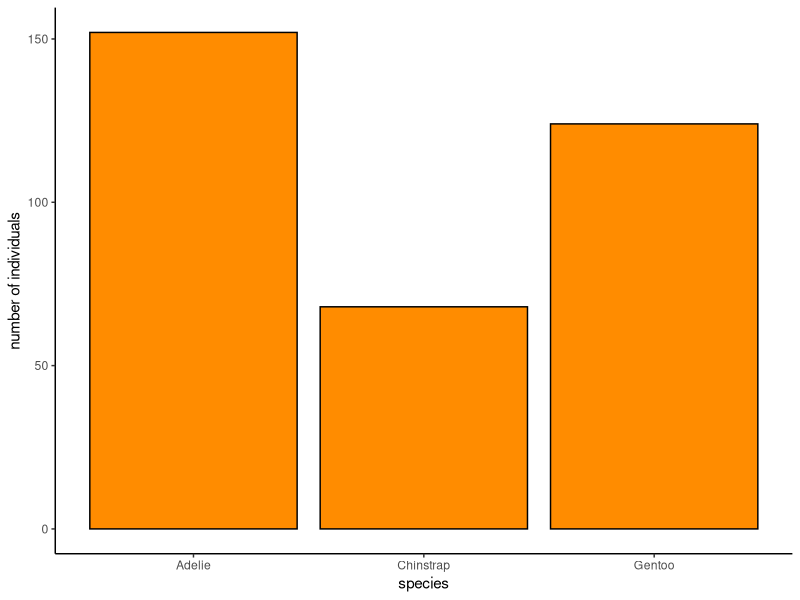
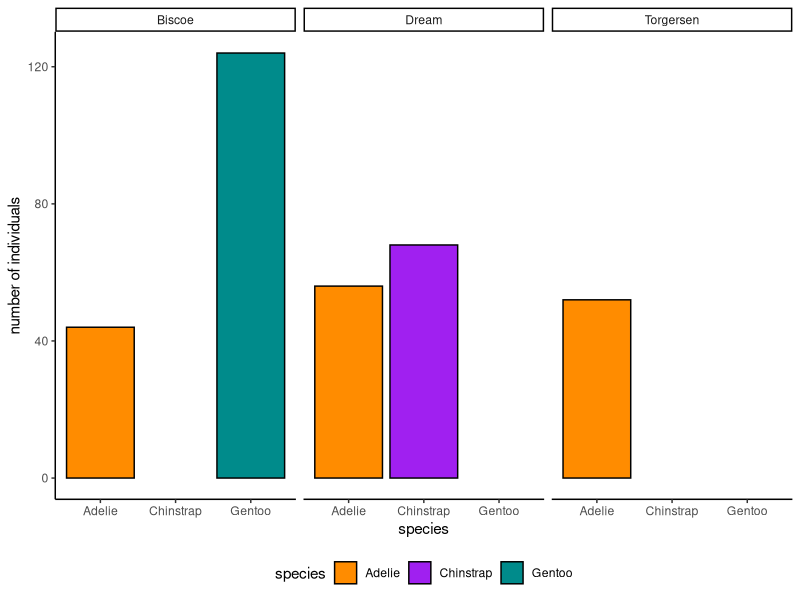
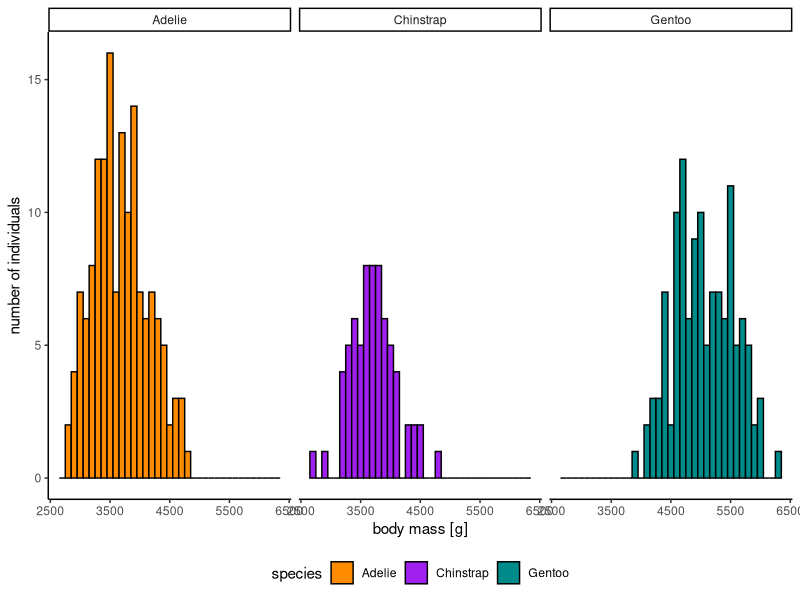
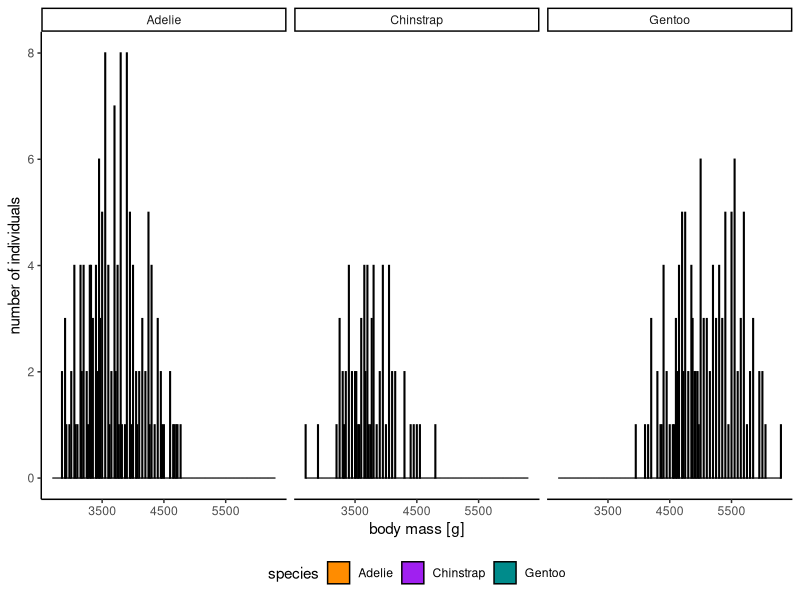
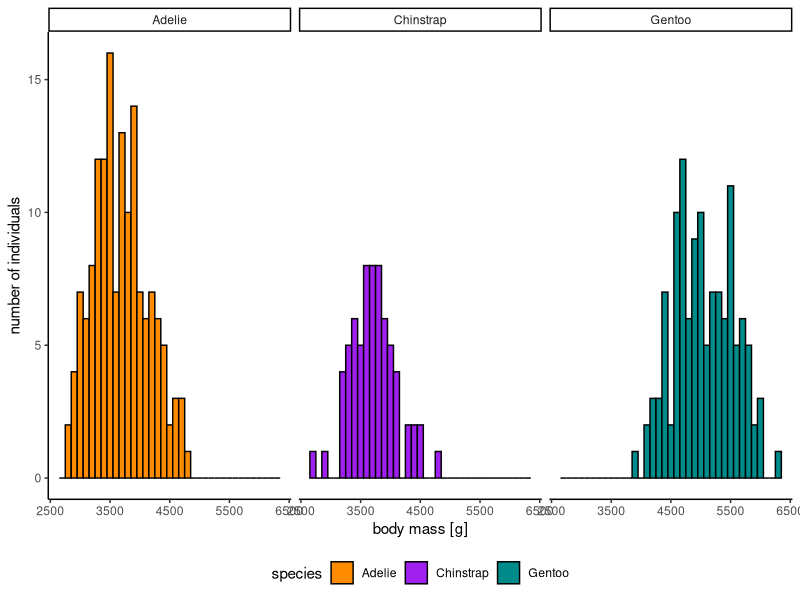
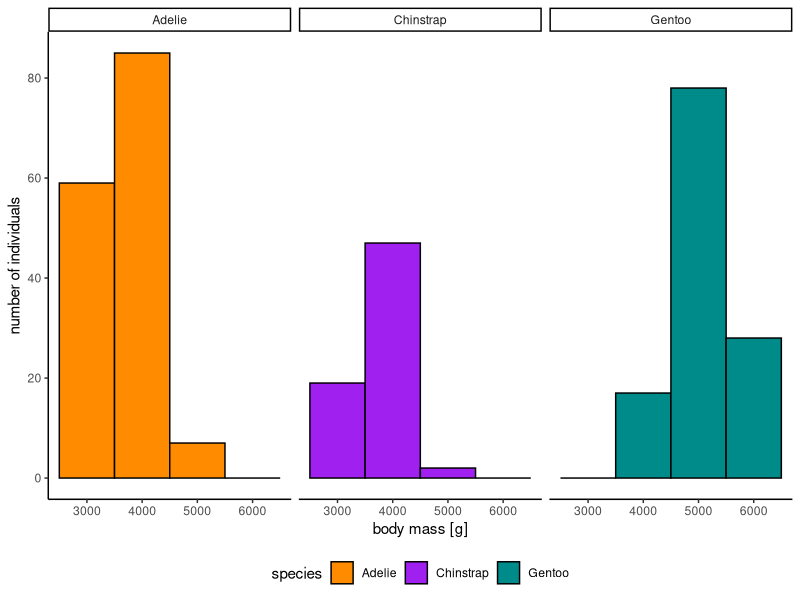
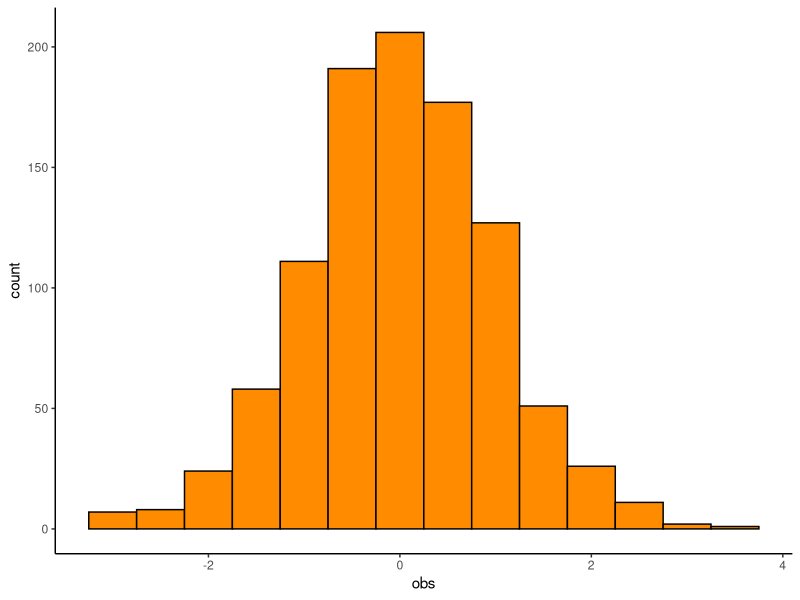
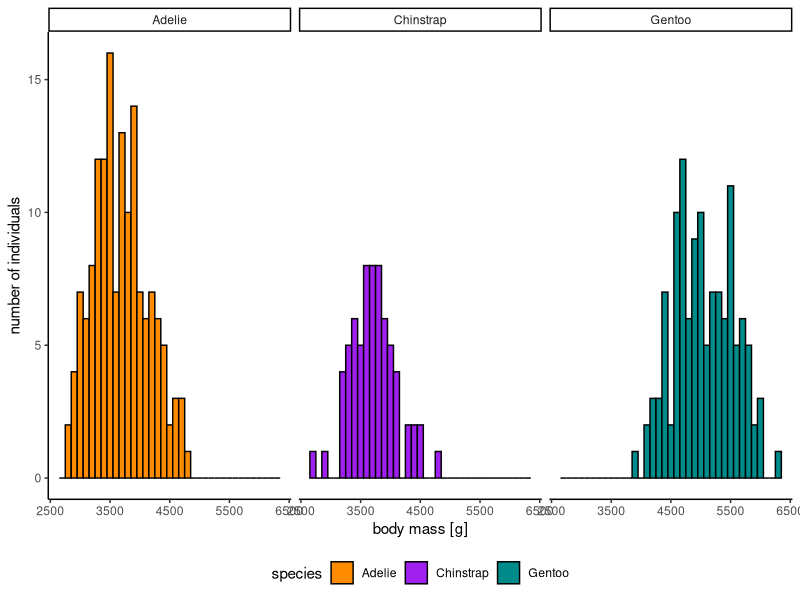

The R script that drew these images, in order:
## ---- chunk 1
#| label: set-up
#| include: false

# set options
knitr::opts_chunk$set(
  tidy = FALSE, 
  message = FALSE,
  warning = FALSE)

options(htmltools.dir.version = FALSE)

## ---- chunk 2
#| echo: false

# load libraries for reporting
library(knitr)

# load libraries for data wrangling
library(dplyr)
library(tidyr)
library(tibble)

# load libraries for plotting
library(ggplot2)
library(ggthemes)

# load dataset
library(palmerpenguins)

## ---- chunk 3

# overview of rows and columns
glimpse(penguins)

## ---- chunk 4

# count number of individual per species
penguins %>%
  count(species) %>%
  kable()

## ---- chunk 5

# create frequency table
penguins %>%
  count(species) %>%                 # count number of observations
  mutate(percent = n/sum(n)*100) %>% # calculate percent
  kable(digits = 1)                  # print table with 1 digit

## ---- chunk 6

penguins %>%
  count(sex) %>%
  mutate(percent = n/sum(n)*100) %>%
  kable(digits = 1)

## ---- chunk 7

penguins %>%
  count(species, sex) %>%
  mutate(percent = n/sum(n)*100) %>%
  kable(digits = 1)

## ---- chunk 8

penguins %>%
  group_by(island) %>%               # group data by island
  count(species) %>%                 # count number of observations in each subset
  pivot_wider(names_from = species,  # create one column per species
              values_from = n) %>%   # add counts per island per island/species
  kable()

## ---- chunk 9
#| label: fig-species 
#| fig-cap: "Number of individuals observed per species."   

ggplot(penguins, aes(x = species)) +  # specify data frame and column name to plot on x-axis   
  geom_bar(stat = "count",            # define chart type as bar plot            
           color = "black",           # define color of bar lines            
           fill = "darkorange") +     # define color of bars   
  labs(x = "species",                 # x axis label        
       y = "number of individuals") + # y axis label   
  theme_classic() 
## ---- chunk 10
#| label: fig-species-island
#| fig-cap: "Number of individuals observed per species on each island."


# define colors to use
col <- c("darkorange", "purple", "cyan4")


ggplot(penguins,                             # define data set to plot
       aes(x = species,                      # define variables to plot on x axis
           fill = species)) +                # color code bars by species
  geom_bar(stat = "count",                   # define chart type as bar plot
           color = "black") +         
  facet_grid(. ~ island) +                   # create separate plots per island
  scale_fill_manual(values = col) +          # define colors for fill
  labs(x = "species",                        # x axis label
       y = "number of individuals") +        # y axis label
  theme_classic() +
  theme(legend.position = "bottom")          # place legend underneath figure


## ---- chunk 11
#| label: fig-body-mass
#| fig-cap: "Distribution of body weight for each species."

ggplot(penguins, aes(x = body_mass_g,        # define data set & variable on x-axis
                     fill = species)) +      # color code by species
  geom_histogram(binwidth = 100,             # define bin width
                 color = "black") +
  facet_grid(. ~ species) +                  # create separate plot per species
  scale_fill_manual(values = col) +          # define color palette
  labs(x = "body mass [g]",                  # x-axis title
       y = "number of individuals") +        # y-axis title
  theme_classic() +
  theme(legend.position = "bottom")

## ---- chunk 12

# try a small bin size
ggplot(penguins, aes(x = body_mass_g,        # define data set & variable on x-axis
                     fill = species)) +      # color code by species
  geom_histogram(binwidth = 10,             # define bin width
                 color = "black") +
  facet_grid(. ~ species) +                  # create separate plot per species
  scale_fill_manual(values = col) +          # define color palette
  labs(x = "body mass [g]",                  # x-axis title
       y = "number of individuals") +        # y-axis title
  theme_classic() +
  theme(legend.position = "bottom")

# try a large bin size
ggplot(penguins, aes(x = body_mass_g,        # define data set & variable on x-axis
                     fill = species)) +      # color code by species
  geom_histogram(binwidth = 100,             # define bin width
                 color = "black") +
  facet_grid(. ~ species) +                  # create separate plot per species
  scale_fill_manual(values = col) +          # define color palette
  labs(x = "body mass [g]",                  # x-axis title
       y = "number of individuals") +        # y-axis title
  theme_classic() +
  theme(legend.position = "bottom")

# try a REALLY LARGE bin size
ggplot(penguins, aes(x = body_mass_g,        # define data set & variable on x-axis
                     fill = species)) +      # color code by species
  geom_histogram(binwidth = 1000,             # define bin width
                 color = "black") +
  facet_grid(. ~ species) +                  # create separate plot per species
  scale_fill_manual(values = col) +          # define color palette
  labs(x = "body mass [g]",                  # x-axis title
       y = "number of individuals") +        # y-axis title
  theme_classic() +
  theme(legend.position = "bottom")

## ---- chunk 13
#| label: fig-norm-dist
#| fig-cap: "Distribution of 1,000 observations randomly drawn from a normal distribution with mean = 0 and standard deviation = 1."

# randomly draw values from a specified normal distribution
df <- rnorm(n = 1000,   # set number of observations
            mean = 0,   # determine mean
            sd = 1) %>% # set standard deviation
  as.data.frame() %>%
  setNames("obs")

# plot histogram
ggplot(df, aes(x = obs)) +
  geom_histogram(binwidth = 0.5,
                 color = "black", fill = "darkorange") +
  theme_classic()


## ---- chunk 14
#| label: fig-weight-histog-I
#| fig-cap: "Distribution of body weight for Adelie, Chinstrap, and Gentoo penguins. Weights are binned in 100g increments."

ggplot(penguins, aes(x = body_mass_g,        # define data set & variable on x-axis
                     fill = species)) +      # color code by species
  geom_histogram(binwidth = 100,             # define bin width
                 color = "black") +
  facet_grid(. ~ species) +                  # create separate plot per species
  scale_fill_manual(values = col) +          # define color palette
  labs(x = "body mass [g]",                  # x-axis title
       y = "number of individuals") +        # y-axis title
  theme_classic() +
  theme(legend.position = "bottom")

## ---- chunk 15
#| label: fig-weight-histog-II
#| fig-cap: "Distribution of body weight for Adelie, Chinstrap, and Gentoo penguins. Weights are binned in 250g increments."

ggplot(penguins, aes(x = body_mass_g,        # define data set & variable on x-axis
                     fill = species)) +      # color code by species
  geom_histogram(binwidth = 250,             # define bin width
                 color = "black") +
  facet_grid(. ~ species) +                  # create separate plot per species
  scale_fill_manual(values = col) +          # define color palette
  labs(x = "body mass [g]",                  # x-axis title
       y = "number of individuals") +        # y-axis title
  theme_classic() +
  theme(legend.position = "bottom")

## ---- chunk 16
#| label: fig-weight-histog-sex
#| fig-cap: "Distribution of body weight for male and female Adelie, Chinstrap, and Gentoo penguins. Weights are binned in 150g increments."

ggplot(penguins, aes(x = body_mass_g,        # define data set & variable on x-axis
                     fill = species)) +      # color code by species
  geom_histogram(binwidth = 150,             # define bin width
                 color = "black") +
  facet_grid(sex ~ species) +                  # create separate plot per species and sex
  scale_fill_manual(values = col) +          # define color palette
  labs(x = "body mass [g]",                  # x-axis title
       y = "number of individuals") +        # y-axis title
  theme_classic() +
  theme(legend.position = "bottom")

## ---- chunk 17

# use a small sample size
df <- rnorm(n = 10,   # set number of observations
            mean = 0,   # determine mean
            sd = 1) %>% # set standard deviation
  as.data.frame() %>%
  setNames("obs")

# plot histogram
ggplot(df, aes(x = obs)) +
  geom_histogram(binwidth = 0.25,
                 color = "black", fill = "darkorange") +
  theme_classic()

# use a medium size sample size
df <- rnorm(n = 100,   # set number of observations
            mean = 0,   # determine mean
            sd = 1) %>% # set standard deviation
  as.data.frame() %>%
  setNames("obs")

# plot histogram
ggplot(df, aes(x = obs)) +
  geom_histogram(binwidth = 0.25,
                 color = "black", fill = "darkorange") +
  theme_classic()

# use a large size sample size
df <- rnorm(n = 1000,   # set number of observations
            mean = 0,   # determine mean
            sd = 1) %>% # set standard deviation
  as.data.frame() %>%
  setNames("obs")

# plot histogram
ggplot(df, aes(x = obs)) +
  geom_histogram(binwidth = 0.25,
                 color = "black", fill = "darkorange") +
  theme_classic()


# use a REALLY large size sample size
df <- rnorm(n = 10000,   # set number of observations
            mean = 0,   # determine mean
            sd = 1) %>% # set standard deviation
  as.data.frame() %>%
  setNames("obs")

# plot histogram
ggplot(df, aes(x = obs)) +
  geom_histogram(binwidth = 0.25,
                 color = "black", fill = "darkorange") +
  theme_classic()

## ---- chunk 18

penguins %>%                                                       # define data frame
  group_by(species) %>%                                            # create subsets by species
  summarize(mean_body_mass = mean(body_mass_g, na.rm = TRUE)) %>%  # calculate mean
  kable(digits = 1)                                                # print table

## ---- chunk 19

penguins %>%                                                           # define data frame
  group_by(species) %>%                                                # create subsets by species
  summarize(mean_body_mass = mean(body_mass_g, na.rm = TRUE),          # calculate mean
            median_body_mass = median(body_mass_g, na.rm = TRUE)) %>%  # calculate median
  kable(digits = 1)                                                    # print table

## ---- chunk 20

penguins %>%                                                           # define data frame
  group_by(species) %>%                                                # create subsets by species
  summarize(mean_body_mass = mean(body_mass_g, na.rm = TRUE),          # calculate mean
            median_body_mass = median(body_mass_g, na.rm = TRUE),      # calculate median
            min_body_mass = min(body_mass_g, na.rm = TRUE),            # determine largest value
            max_body_mass = max(body_mass_g, na.rm = TRUE)) %>%        # determine largest value
  kable(digits = 1) 

## ---- chunk 21
#| label: fig-body-mass-jitter
#| fig-cap: "Observed body weight for Adelie, Chinstrap, and Gentoo pengiuns."

ggplot(penguins, aes(x = body_mass_g, y = species, fill = species)) +
  geom_jitter(size = 3, shape = 21, alpha = .4, height = .1) +
  scale_fill_manual(values = col) +
  labs(x = "body mass [g]", y = "species") +
  theme_classic() +
  theme(legend.position = "none")

## ---- chunk 22
#| label: fig-deviation-mean
#| fig-cap: "Body weights for Chinstrap penguins. Red line indicates mean body mass. Black lines denote the deviation from the mean for each observation."

# create data frame with only chinstrap penguins
chinstrap <- penguins %>%
  filter(species == "Chinstrap") %>%
  rownames_to_column("indv")

# plot all observed weights
ggplot(chinstrap, aes(x = body_mass_g, y = indv)) +
  geom_vline(aes(xintercept = mean(body_mass_g, na.rm = TRUE)), 
             color = "darkred", size = 1) +
  geom_segment(aes(x = body_mass_g, xend = mean(body_mass_g),
                   yend = indv)) +
  geom_point(size = 3, shape = 21, fill = "cyan4") +
  labs(x = "body mass [g]") +
  theme_classic() +
  theme(axis.title.y = element_blank(),
        axis.text.y = element_blank(),
        axis.ticks.y = element_blank())

## ---- chunk 23

penguins %>%                                                           # define data frame
  group_by(species) %>%                                                # create subsets by species
  summarize(mean_body_mass = mean(body_mass_g, na.rm = TRUE),          # calculate mean
            median_body_mass = median(body_mass_g, na.rm = TRUE),      # calculate median
            min_body_mass = min(body_mass_g, na.rm = TRUE),            # determine largest value
            max_body_mass = max(body_mass_g, na.rm = TRUE),            # determine largest value
            var_body_mass = var(body_mass_g, na.rm = TRUE)) %>%         # calculate variance
  kable(digits = 1) 

## ---- chunk 24

penguins %>%                                                           # define data frame
  group_by(species) %>%                                                # create subsets by species
  summarize(mean_body_mass = mean(body_mass_g, na.rm = TRUE),          # calculate mean
            median_body_mass = median(body_mass_g, na.rm = TRUE),      # calculate median
            min_body_mass = min(body_mass_g, na.rm = TRUE),            # determine largest value
            max_body_mass = max(body_mass_g, na.rm = TRUE),            # determine largest value
            var_body_mass = var(body_mass_g, na.rm = TRUE),            # calculate variance
            std_body_mass = sd(body_mass_g, na.rm = TRUE)) %>%         # calculate standard deviation
  kable(digits = 1) 

## ---- chunk 25
#| label: tbl-sum-stats

penguins %>%                                                       # define data frame
  group_by(species) %>%                                            # create subsets by species
  summarize(mean = mean(flipper_length_mm, na.rm = TRUE),          # calculate mean
            median = median(flipper_length_mm, na.rm = TRUE),      # calculate median
            min = min(flipper_length_mm, na.rm = TRUE),            # determine largest value
            max = max(flipper_length_mm, na.rm = TRUE),            # determine largest value
            var = var(flipper_length_mm, na.rm = TRUE),            # calculate variance
            sd = sd(flipper_length_mm, na.rm = TRUE)) %>%          # calculate sd
  kable(digits = 1) 

